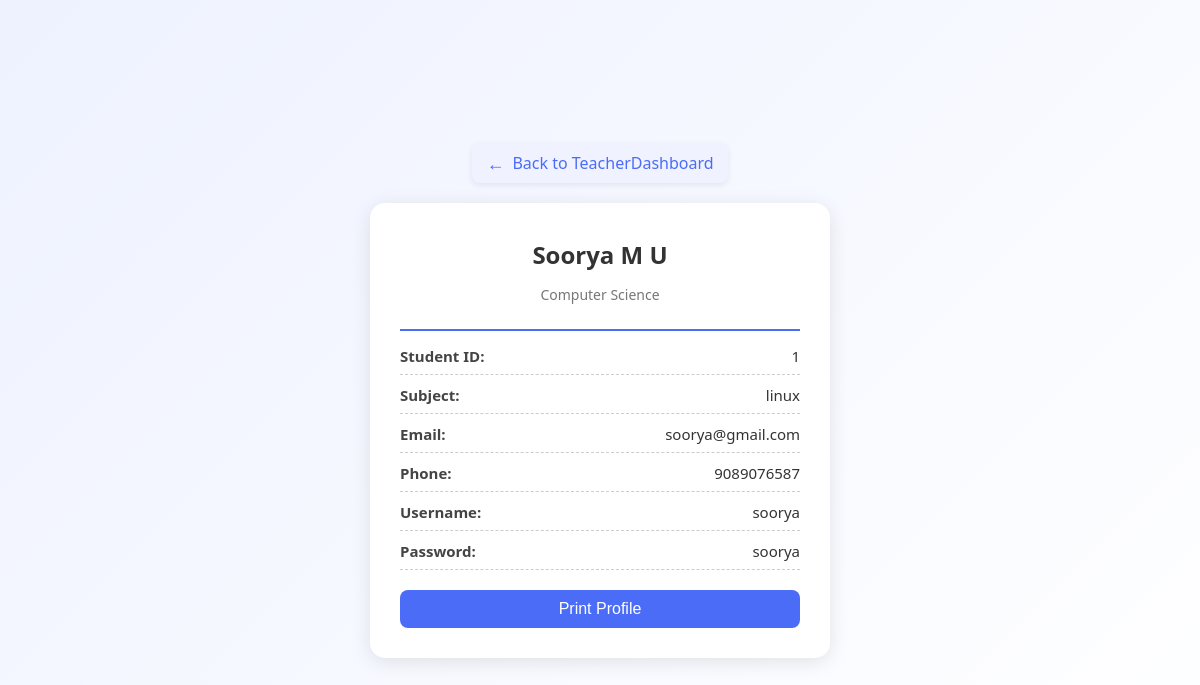
The page /teacher_profile/ (signed in) on the database as committed earlier.
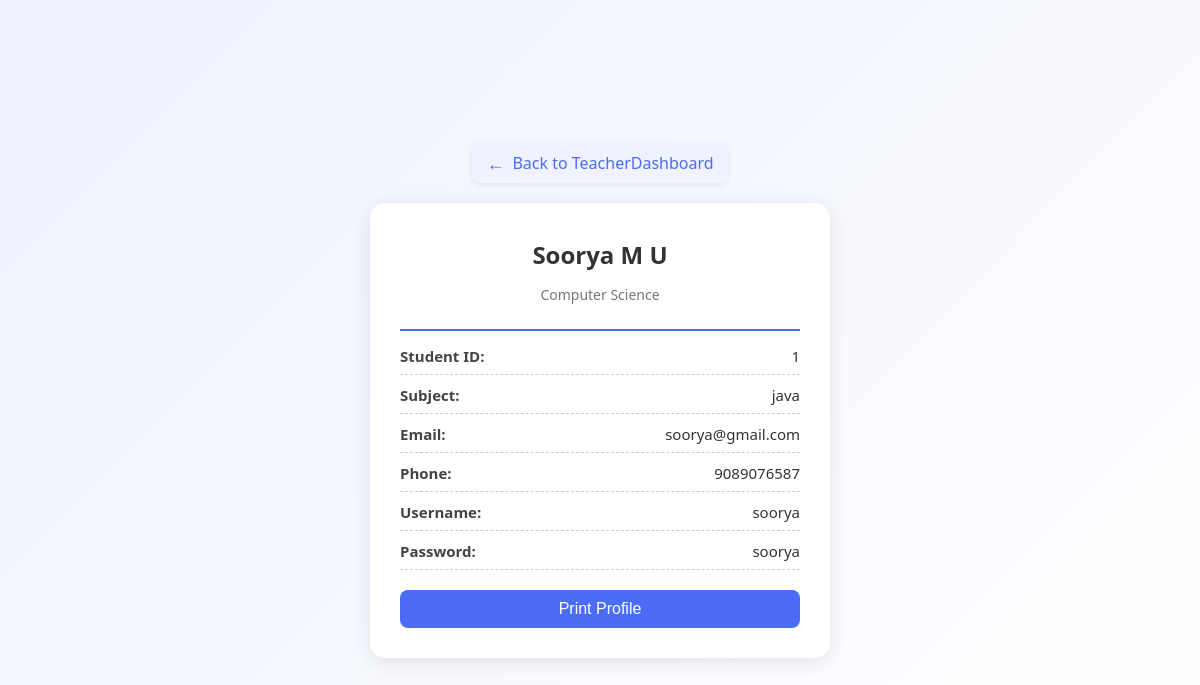
The same page on the database as committed later.
### lmsapp/models.py (models this page shows, shortened)
class teacher(models.Model):
    name = models.CharField(max_length=50)
    subject = models.CharField(max_length=50)
    department = models.CharField(max_length=50)
    email = models.CharField(max_length=50)
    phone= models.IntegerField()
    username = models.CharField(max_length=50)
    password = models.CharField(max_length=50)
    is_approved = models.BooleanField(default=False)

### lmsapp/views.py (the view)
# urls.py: path('teacher_profile/',views.teacher_profile,name='teacher_profile'),
def teacher_profile(request):
    teacher_id = request.session.get('id')
    cr = teacher.objects.get(id=teacher_id)
    return render(request, 'teacher_profile.html', {'cr': cr})

### templates/teacher_profile.html (shortened to what this page needs)
<!DOCTYPE html>
<html lang="en">
<head>
</head>
<body>
    <a href="{% url 'teacherdashboard' %}" class="back-link">
        <span>←</span> Back to TeacherDashboard
    </a>
    <div class="profile-container">
        <div class="profile-header">
            <h2>{{ cr.name }}</h2>
            <p>{{ cr.department }}</p>
        </div>
        <div class="details">
            <div><span class="label">Student ID:</span><span>{{ cr.id }}</span></div>
            <div><span class="label">Subject:</span><span>{{ cr.subject }}</span></div>
            <div><span class="label">Email:</span><span>{{ cr.email }}</span></div>
            <div><span class="label">Phone:</span><span>{{ cr.phone }}</span></div>
            <div><span class="label">Username:</span><span>{{ cr.username }}</span></div>
            <div><span class="label">Password:</span><span>{{ cr.password }}</span></div>
        </div>
        <button class="print-btn" onclick="window.print()">Print Profile</button>
    </div>
</body>
</html>

Rows that differ between the two databases and show on the page:
changed teacher "Soorya M U": subject "linux" → "java"
